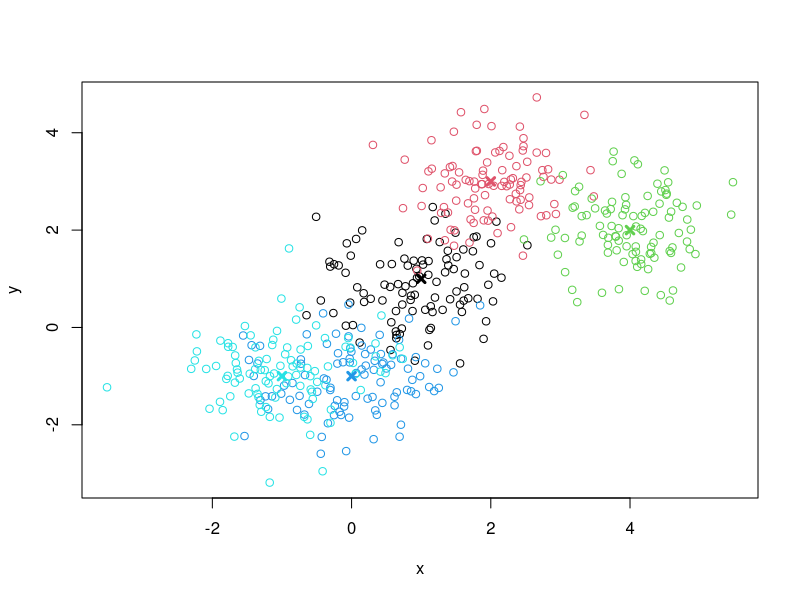
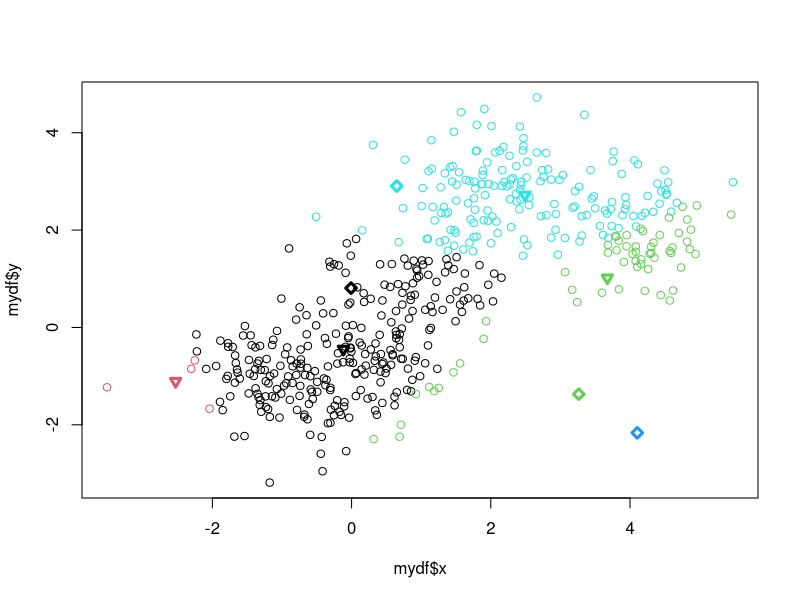

Here is the R script that generated these plots, in order: (Note: this script raises an error after producing the figures.)
# K Means clustering exploration

# Choose number of clusters for test set

k0 = 5

# Choose centers as k0 x 2 matrix
centers = t(matrix(c(1,1,2,3,4,2,0,-1,-1,-1),nrow=2))

# set up data frame
# N points per cluster 
# we picked N = 100

N = 100

# First make a vector of cluster labels

cluster = c()

for (j in 1:5){
  cluster = c(cluster,rep(j,N))
}

# Next, Make vectors of x and y coordinates.
# There will be  N  points each clustered around each of the cluster centers.
# Choose sig to adjust the Variability around each cluster center.
# First we chose sig = 1/3, then we chose sig = 0.7.

sig = 0.7
x <- centers[cluster,1] + rnorm(500)*sig
y <- centers[cluster,2] + rnorm(500)*sig

# We can now plot all points, With colors depending on the cluster.

plot(x,y, col = cluster)

# We can also plot the centers of the "True" clusters, using thick x's.

points(centers[,1], centers[,2], col = 1:5, pch = 4,lwd=3)

# Make a data frame to work with.

mydf = data.frame(truecluster = cluster, x=x, y=y)

# Guess some centroids.

centroids = matrix(rnorm(10)*2,nrow=5) 

# make column in the data frame
# which will contain the cluster numbers during the iteration.

mydf$clusterguess = rep(0,5*N)

# For each point, find the closest centroid and write the label of that centroid in the last column

for (j in 1:(5*N)){
  xy = c(mydf$x[j], mydf$y[j])
  dist = rowSums((centroids - matrix(rep(xy,each=5),nrow=5))^2)
  mydf$clusterguess[j] = which(dist == min(dist))
}

# Plot all points together with the guessed centroids (Thick diamonds). 

plot(mydf$x, mydf$y,col = mydf$clusterguess)
points(centroids[,1],centroids[,2],col=1:5, pch=5, lwd=3)

# We can check how many points are in each of the guessed clusters at this point.

table(mydf$clusterguess)

# recompute centroids

for (j in 1:5){
  centroids[j,1] <- mean(mydf$x[ mydf$clusterguess == j])
  centroids[j,2] <- mean(mydf$y[ mydf$clusterguess == j])
}

# We can now plot the recomputed cluster centers (thick triangles)

points(centroids[,1],centroids[,2],col=1:5, pch=6, lwd=3)


# recompute cluster gesses and plot

# repeated until it stabilizes!

#########  Extracting terminal to terminal traffic matrix using table command

# load Q2_13
# Change names to lowercase

names(Q2_13) <- tolower(names(Q2_13))
Q2_13$ones <- 1 # Not actually needed here

# make table of all start /end ride combinations

T = table(Q2_13$start.terminal, Q2_13$end.terminal)

# T is a 2 way table. R treats it like a matrix with row and column names